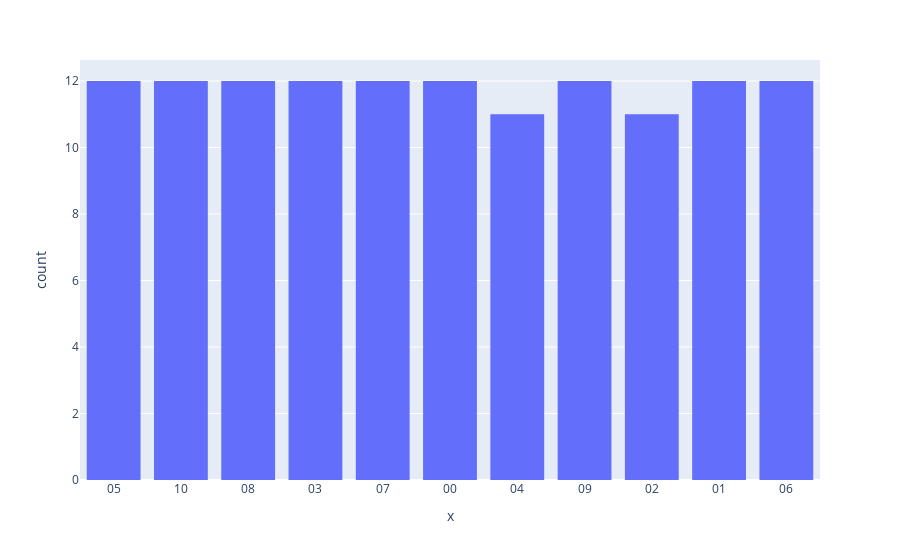

The notebook cell this image was saved under:
### Code cell
fig = px.histogram(x_test, x=y_test)
fig.show()

### Figure 1 — Plotly figure (JSON) as saved in the notebook; plotly's stock layout.template omitted (floating-point values rounded to 4 significant figures; data arrays with more than 128 entries replaced by an {"elided": "..."} marker saying what was removed)
{"data": [{"alignmentgroup": "True", "bingroup": "x", "hovertemplate": "x=%{x}<br>count=%{y}<extra></extra>", "legendgroup": "", "marker": {"color": "#636efa", "pattern": {"shape": ""}}, "name": "", "offsetgroup": "", "orientation": "v", "showlegend": false, "type": "histogram", "x": {"elided": "130 str values"}, "xaxis": "x", "yaxis": "y"}], "layout": {"barmode": "relative", "legend": {"tracegroupgap": 0}, "margin": {"t": 60}, "xaxis": {"anchor": "y", "domain": [0, 1], "title": {"text": "x"}}, "yaxis": {"anchor": "x", "domain": [0, 1], "title": {"text": "count"}}}}
